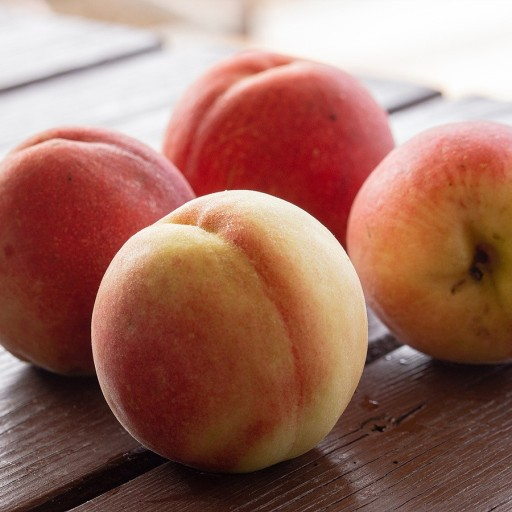
#> input picture canny edge detector/peach.jpg, 512 x 512 px
$ python canny_edge_detector.py
#> lines starting #> are read from the running program, lines starting #| are printed output that depends on the picture
import cv2 as cv
import numpy as np
from scipy import ndimage
from numpy.core.fromnumeric import shape
from matplotlib import pyplot as plt
from matplotlib.pyplot import title

rgb_img = cv.cvtColor(cv.imread('peach.jpg'), cv.COLOR_BGR2RGB)
img = cv.imread('peach.jpg',cv.IMREAD_GRAYSCALE)
#> img: shape (512, 512); min 0, max 255, mean 122.6

def gray_img(index, img, title):
    plt.subplot(2,4, index), plt.imshow(img, cmap='gray'), plt.axis('off')
    plt.title(title)

def blur(im): # blur
    a = np.array([[2, 4, 5, 4, 2],[4, 9, 12, 9, 4], [5, 12, 15, 12, 5], [4, 9, 12, 9, 4], [2, 4, 5, 4, 2]])* (1/159)
    i = cv.filter2D(im, -1 ,a)
    return i

def sobel(i): # Sobel Filter
    sobelx_64 = cv.Sobel(i,cv.CV_32F,1,0,ksize=3)
    absolute_x_64 = np.absolute(sobelx_64)
    sobelx_8u1 = absolute_x_64/absolute_x_64.max()*255
    sobelx_8u = np.uint8(sobelx_8u1)

    sobely_64 = cv.Sobel(i,cv.CV_32F,0,1,ksize=3)
    absolute_y_64 = np.absolute(sobely_64)
    sobely_8u1 = absolute_y_64/absolute_y_64.max()*255
    sobely_8u = np.uint8(sobely_8u1)

    gradient = np.hypot(sobelx_8u, sobely_8u)
    gradient = gradient / gradient.max()*255
    gradient = np.uint8(gradient)

    theta = np.arctan2(sobely_64, sobelx_64)
    return (sobelx_8u + sobely_8u, gradient , theta)

def edge_thinning(i, D):
    M, N = img.shape
    Z = np.zeros((M,N), dtype=np.int32)
    angle = D * 180. / np.pi
    angle[angle < 0] += 180

    for i in range(1,M-1):
        for j in range(1,N-1):
            try:
                q = 255
                r = 255
               #0º
                if (0 <= angle[i,j] < 22.5) or (157.5 <= angle[i,j] <= 180):
                    q = img[i, j+1]
                    r = img[i, j-1]
                #45º
                elif (22.5 <= angle[i,j] < 67.5):
                    q = img[i+1, j-1]
                    r = img[i-1, j+1]
                #90º
                elif (67.5 <= angle[i,j] < 112.5):
                    q = img[i+1, j]
                    r = img[i-1, j]
                #135º
                elif (112.5 <= angle[i,j] < 157.5):
                    q = img[i-1, j-1]
                    r = img[i+1, j+1]

                if (img[i,j] >= q) and (img[i,j] >= r):
                    Z[i,j] = img[i,j]
                else:
                    Z[i,j] = 0

            except IndexError as e:
                pass
    return Z

def threshold (i, select, lowThresholdRatio= 0.03, highThresholdRatio = 0.15):
    highThreshold = i.max() * highThresholdRatio
    lowThreshold = highThreshold * lowThresholdRatio

    M, N = i.shape
    res = np.zeros((M,N), dtype=np.int32)

    zero = 255
    weak = 150
    high = 190

    high_a, high_b = np.where(i >= highThreshold)
    zeros_a, zeros_b = np.where(i < lowThreshold)

    weak_a, weak_b = np.where((i <= highThreshold) & (i >= lowThreshold))

    if select == 1:
        res[high_a, high_b] = high
        res[weak_a, weak_b] = 0
        res[zeros_a, zeros_b] = 0
    elif select == 2:
        res[weak_a, weak_b] = weak
    else:
        res[high_a, high_b] = high
        res[weak_a, weak_b] = weak
        res[zeros_a, zeros_b] = zero

    return (res, high, weak)

def cmap(index, img, title, cmtype):
    plt.subplot(2,4, index), plt.imshow(img, cmtype), plt.axis('off')
    plt.title(title)

def hystresis(img, weak, high):
    M, N = img.shape
    for a in range(1, M-1):
        for b in range(1, N-1):
            if (img[a,b] == weak):
                try:
                    if ((img[a+1, b-1] == high) or (img[a+1,b] == high) or (img[a+1, b+1] == high)
                        or (img[a, b-1] == high) or (img[a, b+1] == high)
                        or (img[a-1, b-1] == high) or (img[a-1,b] == high) or (img[a-1, b+1] == high)):
                        img[a, b] = 25
                    else:
                        img[a, b] = weak
                except IndexError as e:
                    pass
    return img

def final_img(img, weak, high):
    M, N = img.shape
    for a in range(1, M-1):
        for b in range(1, N-1):
            if (img[a,b] == weak):
                try:
                    if ((img[a+1, b-1] == high) or (img[a+1,b] == high) or (img[a+1, b+1] == high)
                        or (img[a, b-1] == high) or (img[a, b+1] == high)
                        or (img[a-1, b-1] == high) or (img[a-1,b] == high) or (img[a-1, b+1] == high)):
                        img[a, b] = 25
                    else:
                        img[a, b] = 255
                except IndexError as e:
                    pass
    return img

gray_img(1, rgb_img, 'input image')
gray_img(2, img, 'gray scale image')
img = blur(img)
gray_img(3, img, 'stage1 result')
img = sobel(img)[0]
#> in sobel, `theta = np.arctan2(sobely_64, sobelx_64)`:
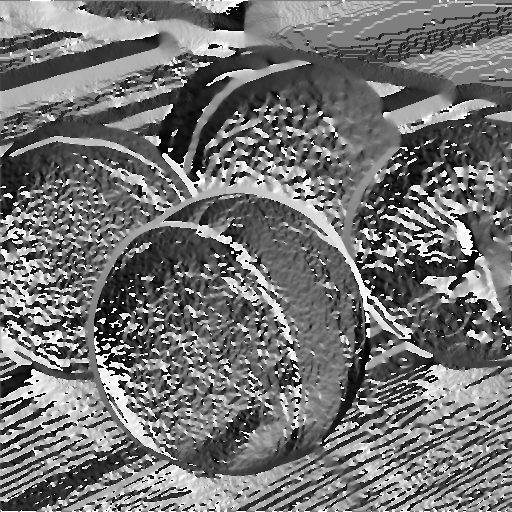
#> theta: shape (512, 512) float32; min -3.13, max 3.14, mean -0.286; drawn with min black and max white
gray_img(5, img, 'stage2 result')
img = edge_thinning(img, sobel(img)[2])
#> in sobel (call 2), `sobely_64 = cv.Sobel(i,cv.CV_32F,0,1,ksize=3)`:
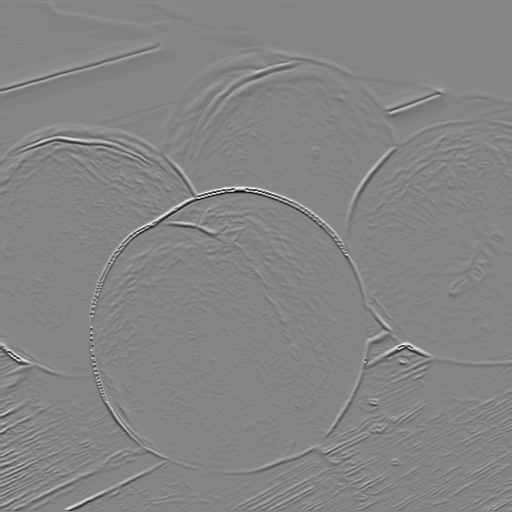
#> sobely_64: shape (512, 512) float32; min -881, max 811, mean 0.2; drawn with min black and max white
#> in sobel (call 2), `theta = np.arctan2(sobely_64, sobelx_64)`:
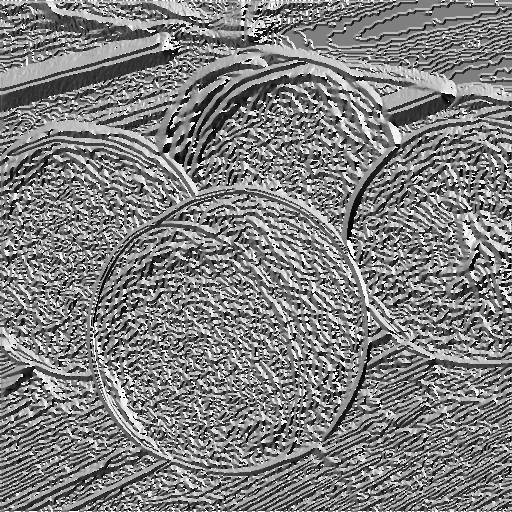
#> theta: shape (512, 512) float32; min -3.14, max 3.14, mean 0.00882; drawn with min black and max white
#> in edge_thinning, `M, N = img.shape`: M = 512
#> in edge_thinning, `angle[angle < 0] += 180`:
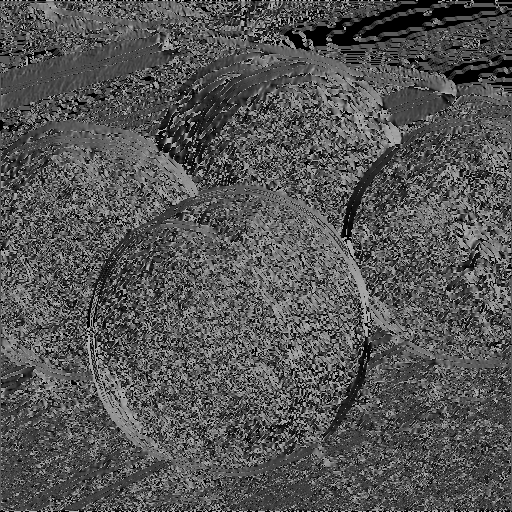
#> angle: shape (512, 512) float32; min 0, max 180, mean 85.4
#> after the loop in edge_thinning, `for i in range(1,M-1):`:
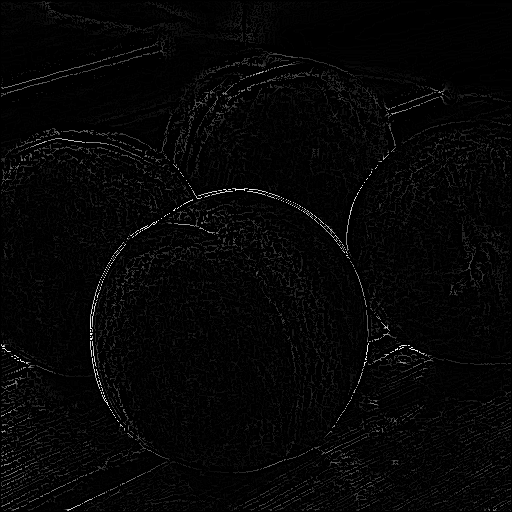
#> Z: shape (512, 512) int32; min 0, max 255, mean 5.6
gray_img(6, img, 'stage3 result')

img = threshold(img, 3)[0]
#> in threshold, `highThreshold = i.max() * highThresholdRatio`: highThreshold = 38.25
#> in threshold, `lowThreshold = highThreshold * lowThresholdRatio`: lowThreshold = 1.15
#> in threshold, `high_a, high_b = np.where(i >= highThreshold)`: high_a = 8545 values from 2 to 510; high_b = 8545 values, max 510 at index 5632, min 1 at index 809, mean 217.5
weak = threshold(img, 3)[2]
#> weak = 150
high = threshold(img,3)[1]
#> high = 190
cmap(7, hystresis(img,weak,high), 'stage4 result', 'gist_ncar')
#> after the loop in hystresis, `for a in range(1, M-1):`:
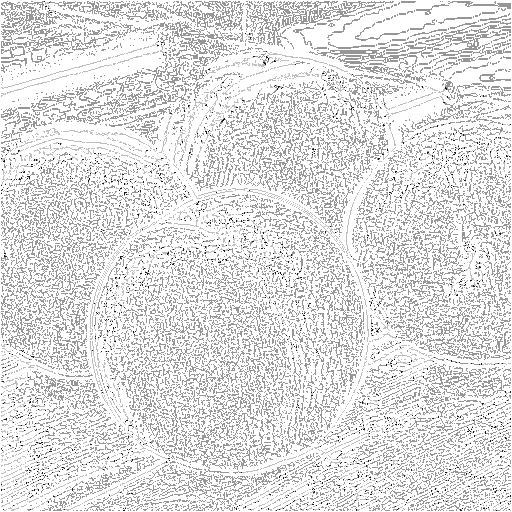
#> img: shape (512, 512) int32; min 25, max 255, mean 225.8
cmap(8, final_img(img,weak,high), 'final output image', 'gist_ncar')
#> after the loop in final_img, `for a in range(1, M-1):`:
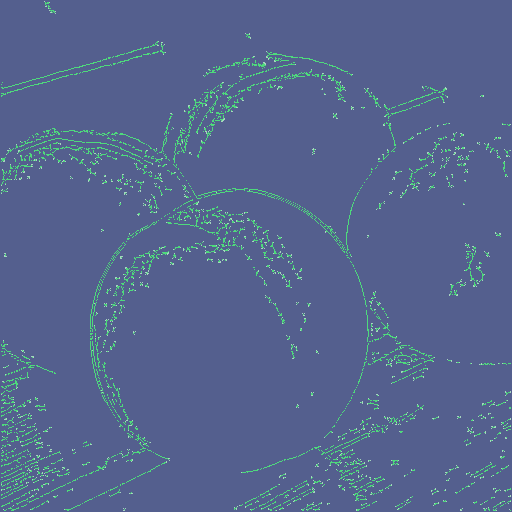
#> img: shape (512, 512) int32; 3 distinct labels, from 25 to 255; one colour per label, 0 black

plt.show()
